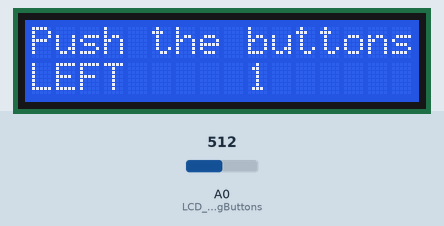
The sketch below on a simulated Arduino Uno, built with avr-gcc and run on an emulated ATmega328P. Shown: 16×2 character LCD. The test bench sets the inputs (shaded band); at power-on: A0 (LCD_AO_AnalogButtons) = 512.

Above: at 1.2 s.
1.3 s: A0 (LCD_AO_AnalogButtons) set to 462
3.5 s: A0 (LCD_AO_AnalogButtons) set to 437
At 4.8 s:
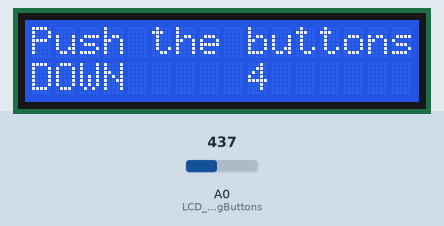
6.5 s: A0 (LCD_AO_AnalogButtons) set to 266
8.5 s: A0 (LCD_AO_AnalogButtons) set to 241
At 9.8 s:
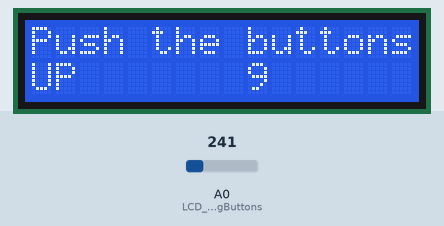
11.5 s: A0 (LCD_AO_AnalogButtons) set to 55
13.5 s: A0 (LCD_AO_AnalogButtons) set to 47
At 14.8 s:
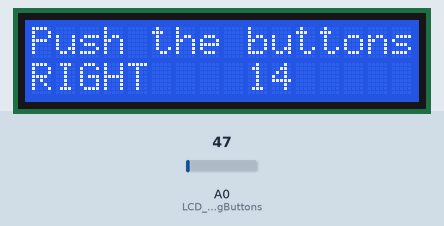
Timing chart, 0 to 16.5 s (numbered marks = the images above; inputs shaded):
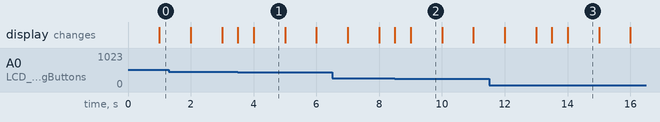

Measured:
- the behaviour switches between 450 and 449 on A0 (LCD_AO_AnalogButtons) (found by bisection; images 0 and 1)
- the behaviour switches between 250 and 249 on A0 (LCD_AO_AnalogButtons) (found by bisection; images 1 and 2)
- the behaviour switches between 50 and 49 on A0 (LCD_AO_AnalogButtons) (found by bisection; images 2 and 3)
- after the input at 3.5 s, the display: first changes at once (image 1 shows a later state)
- after the input at 8.5 s, the display: first changes at once (image 2 shows a later state)
- after the input at 13.5 s, the display: first changes at once (image 3 shows a later state)
- what the display in image 1 shows lasts 1.0 s, from 4.0 s to 5.0 s

The sketch:

lcd_keypad_DFR0009.ino
```cpp
//Sample using LiquidCrystal library
#include <LiquidCrystal.h>

/*******************************************************
This program will test the LCD panel and the buttons
Mark Bramwell, July 2010
Edits by Michel Carbone, Augustus 2018
********************************************************/
/* convention of pin naming:
*  device, e.g. LCD
*  pin type & direction at module, e.g. DO for Digital Output
*  pin name at module location
 */
// pin-out of LCD Keypad VMA203
#define LCD_AO_AnalogButtons  0
#define LCD_DO_DB4 4
#define LCD_DO_DB5 5
#define LCD_DO_DB6 6
#define LCD_DO_DB7 7
#define LCD_DO_RS 8
#define LCD_DO_EN 9
#define LCD_DO_BacklitCtrl 10

// select the pins used on the LCD panel
LiquidCrystal lcd(LCD_DO_RS, LCD_DO_EN, LCD_DO_DB4, LCD_DO_DB5, LCD_DO_DB6, LCD_DO_DB7);

// define some values used by the panel and buttons
int lcd_key     = 0; //index of pushed button
int adc_key_in  = 0; //analog value read by the ADC
// user friendly name for value to store in lcd_key variable
#define btnRIGHT  0
#define btnUP     1
#define btnDOWN   2
#define btnLEFT   3
#define btnSELECT 4
#define btnNONE   5 // default value

// function read_LCD_buttons()
// perform a ADC conversion on A0; the read value correspond to the LCD shield button
// return an integer value corresponding to the pressed button and used by "int lcd_key"
int read_LCD_buttons()
{
 adc_key_in = analogRead(LCD_AO_AnalogButtons);      // read the value from the sensor
 // my buttons when read are centered at these values: 0, 144, 329, 504, 741
 // we add approx 50 to those values and check to see if we are close
 if (adc_key_in > 1000) return btnNONE; // We make this the 1st option for speed reasons since it will be the most likely result
 // For V1.1 us this threshold
 if (adc_key_in < 50)   return btnRIGHT;
 if (adc_key_in < 250)  return btnUP;
 if (adc_key_in < 450)  return btnDOWN;
 if (adc_key_in < 650)  return btnLEFT;
 if (adc_key_in < 850)  return btnSELECT;

 // For V1.0 comment the other threshold and use the one below:
/*
 if (adc_key_in < 50)   return btnRIGHT;
 if (adc_key_in < 195)  return btnUP;
 if (adc_key_in < 380)  return btnDOWN;
 if (adc_key_in < 555)  return btnLEFT;
 if (adc_key_in < 790)  return btnSELECT;
*/

 return btnNONE;  // when all others fail, return this...
}

// function setup()
// is call automaticaly at startup and init all libraries and ports if needed
void setup()
{
 lcd.begin(16, 2);              // start the library
 lcd.setCursor(0,0);
 lcd.print("Push the buttons"); // print a simple message
}

 // function loop()
 // is call automaticaly after setup() and run forever after setup
void loop()
{
 lcd.setCursor(9,1);            // move cursor to second line "1" and 9 spaces over
 lcd.print(millis()/1000);      // display seconds elapsed since power-up

 lcd.setCursor(0,1);            // move to the begining of the second line
 lcd_key = read_LCD_buttons();  // read the buttons

 switch (lcd_key)               // depending on which button was pushed, we perform an action
 {
  case btnRIGHT:
  {
   lcd.print("RIGHT ");
   break;
  }
  case btnLEFT:
  {
   lcd.print("LEFT   ");
   break;
  }
  case btnUP:
  {
   lcd.print("UP    ");
   break;
  }
  case btnDOWN:
  {
   lcd.print("DOWN  ");
   break;
  }
  case btnSELECT:
  {
   lcd.print("SELECT");
   break;
  }
  case btnNONE:
  {
   lcd.print("NONE  ");
   break;
  }
 }
}
```
